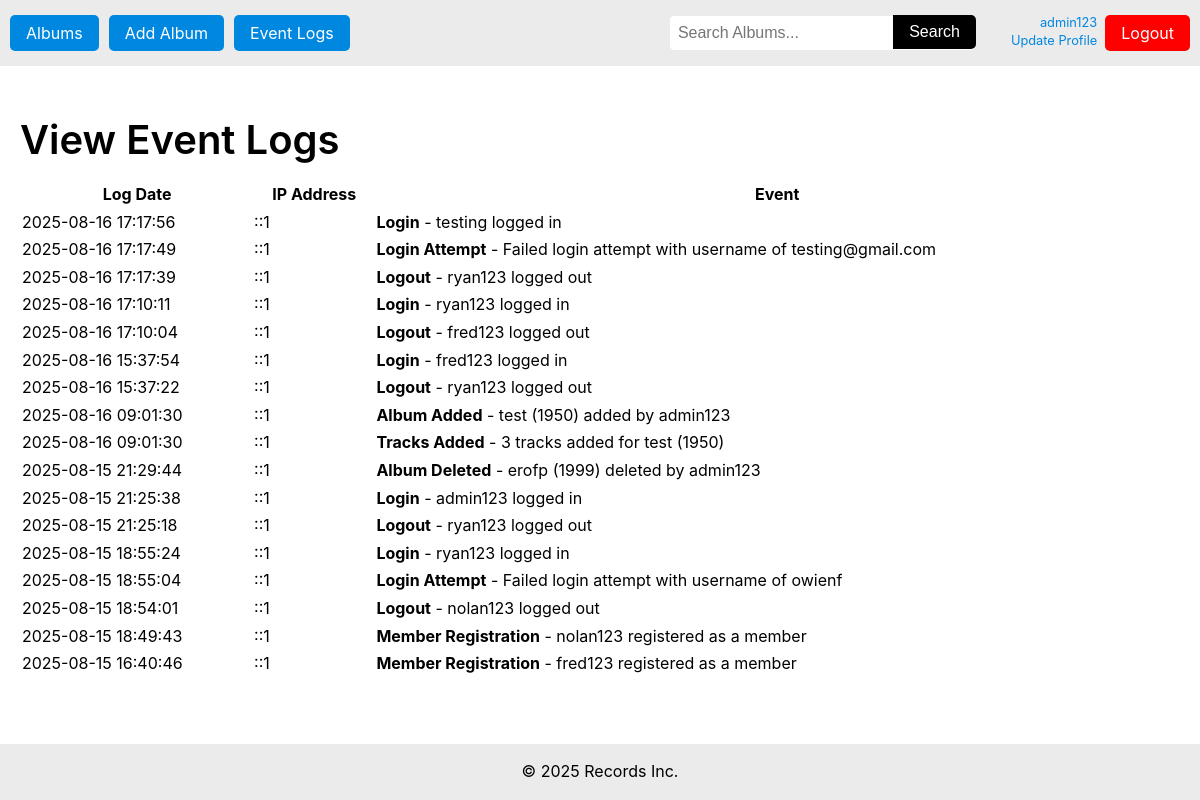
The page /view_logs.php (signed in) on the database its author committed.
### tables this page shows
CREATE TABLE `log` (
  `log_id` int(11) NOT NULL,
  `log_date` timestamp NOT NULL DEFAULT current_timestamp(),
  `ip_address` varchar(50) NOT NULL,
  `event_type` varchar(50) NOT NULL,
  `event_details` varchar(500) NOT NULL
);

### view_logs.php (the view, shortened to what this page needs)
<?php
  require 'db_connect.php';
  require "header.php";
  $result = $db->query("SELECT * FROM log ORDER BY log_date DESC");
?>
<main>
  <h1>View Event Logs</h1>
    <table style="width: 100%">
      <tr>
        <th>Log Date</th>
        <th>IP Address</th>
        <th>Event</th>
      </tr>
      <?php foreach($result as $row): ?>
        <tr>
          <td><?= htmlentities($row['log_date'] ?? '-') ?></td>
          <td><?= htmlentities($row['ip_address'] ?? '-') ?></td>
          <td>
            <strong><?= htmlentities($row['event_type'] ?? '-') ?></strong> -
            <?= htmlentities($row['event_details'] ?? '-') ?>
          </td>
        </tr>
      <?php endforeach; ?>
    </table>
</main>
<?php require "footer.php"; ?>

### styles.css (style rules this page uses)
:root { --black: #000000; --gray: #ebebeb; --accent: #0087e0; --white: #ffffff; }
*, *::before, *::after { box-sizing: border-box; margin: 0; padding: 0; }
html { font-size: 1rem; scroll-behavior: smooth; }
body { font-family: -apple-system, BlinkMacSystemFont, "Segoe UI", Roboto, Oxygen, Ubuntu, Cantarell, sans-serif; line-height: 1.6; color: var(--black); background: var(--white); min-height: 100vh; display: flex; flex-direction: column; }
main { flex-grow: 1; padding: 50px 20px; }
h1, h2, h3, h4, h5, h6 { margin-bottom: 1rem; line-height: 1.2; font-weight: 600; }
h1 { font-size: 2.5rem; }

### rows shown on the page
log: log_date "2025-08-16 17:17:56", ip_address "::1", event_type "Login", event_details "testing logged in"
log: log_date "2025-08-16 17:17:49", ip_address "::1", event_type "Login Attempt", event_details "Failed login attempt with username of testing@gmail.com"
log: log_date "2025-08-16 17:17:39", ip_address "::1", event_type "Logout", event_details "ryan123 logged out"
log: log_date "2025-08-16 17:10:11", ip_address "::1", event_type "Login", event_details "ryan123 logged in"
log: log_date "2025-08-16 17:10:04", ip_address "::1", event_type "Logout", event_details "fred123 logged out"
log: log_date "2025-08-16 15:37:54", ip_address "::1", event_type "Login", event_details "fred123 logged in"
log: log_date "2025-08-16 15:37:22", ip_address "::1", event_type "Logout", event_details "ryan123 logged out"
log: log_date "2025-08-16 09:01:30", ip_address "::1", event_type "Album Added", event_details "test (1950) added by admin123"
log: log_date "2025-08-16 09:01:30", ip_address "::1", event_type "Tracks Added", event_details "3 tracks added for test (1950)"
log: log_date "2025-08-15 21:29:44", ip_address "::1", event_type "Album Deleted", event_details "erofp (1999) deleted by admin123"
log: log_date "2025-08-15 21:25:38", ip_address "::1", event_type "Login", event_details "admin123 logged in"
log: log_date "2025-08-15 21:25:18", ip_address "::1", event_type "Logout", event_details "ryan123 logged out"
log: log_date "2025-08-15 18:55:24", ip_address "::1", event_type "Login", event_details "ryan123 logged in"
log: log_date "2025-08-15 18:55:04", ip_address "::1", event_type "Login Attempt", event_details "Failed login attempt with username of owienf"
log: log_date "2025-08-15 18:54:01", ip_address "::1", event_type "Logout", event_details "nolan123 logged out"
log: log_date "2025-08-15 18:49:43", ip_address "::1", event_type "Member Registration", event_details "nolan123 registered as a member"
log: log_date "2025-08-15 16:40:46", ip_address "::1", event_type "Member Registration", event_details "fred123 registered as a member"

### other values the page prints
$_SESSION['username'] "admin123"
